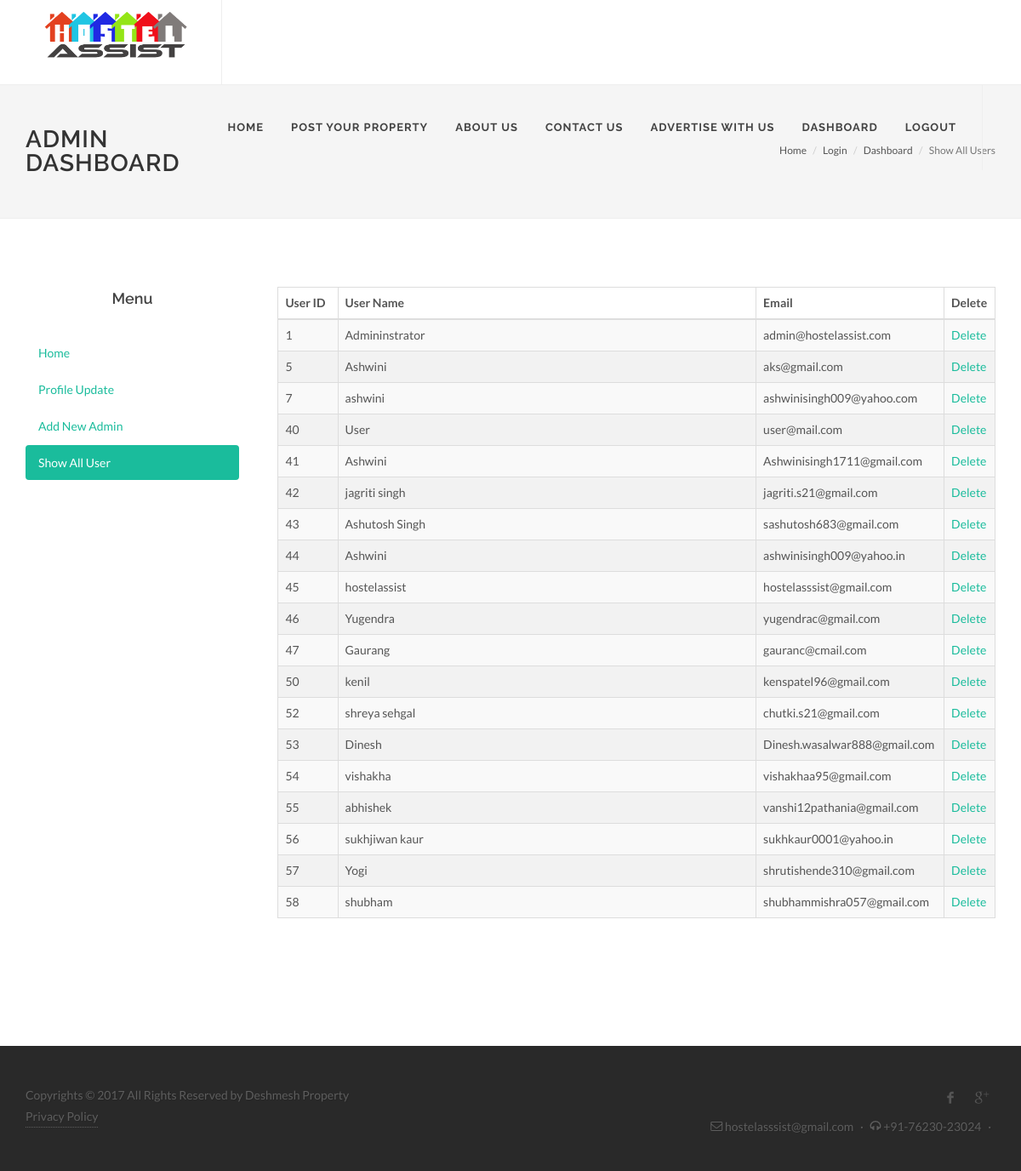
The page /show-all-users.php (signed in) on the database its author committed.
### tables this page shows
CREATE TABLE IF NOT EXISTS `users` (
  `id` int(10) unsigned NOT NULL AUTO_INCREMENT,
  `role_id` int(10) unsigned NOT NULL DEFAULT '2',
  `name` varchar(255) DEFAULT NULL,
  `email` varchar(255) NOT NULL,
  `mobile` varchar(25) NOT NULL,
  `password` varchar(255) NOT NULL,
  `status` tinyint(1) NOT NULL DEFAULT '1',
  `ver_code` varchar(200) DEFAULT NULL,
  `verified` int(2) NOT NULL DEFAULT '0',
  `created` datetime DEFAULT CURRENT_TIMESTAMP,
  `passwordreset` varchar(100) DEFAULT NULL,
  `modified` datetime DEFAULT CURRENT_TIMESTAMP ON UPDATE CURRENT_TIMESTAMP,
  PRIMARY KEY (`id`),
  UNIQUE KEY `email` (`email`),
  UNIQUE KEY `mobile` (`mobile`),
  KEY `role_id` (`role_id`)
);

### show-all-users.php (the view, shortened to what this page needs)
<?php require_once('header.php'); ?>
		<section id="page-title">
			<div class="container clearfix">
				<h1>Admin Dashboard</h1>
				<ol class="breadcrumb">
					<li><a href="#">Home</a></li>
					<li><a href="login-register.php">Login</a></li>
                                        <li><a href="admindashboard.php">Dashboard</a></li>
					<li class="active">Show All Users</li>
				</ol>
			</div>
		</section>
<?php
require 'databaseconfig.php';
try {
	$query = "SELECT id,name,email FROM users where status=1 ";
    $conn = new PDO("mysql:host=$servername;dbname=$dbname", $username, $password);
    $conn->setAttribute(PDO::ATTR_ERRMODE, PDO::ERRMODE_EXCEPTION);
    $stmt = $conn->prepare("$query");
    $stmt->execute();
    $row=$stmt->fetchAll();
    }
catch(PDOException $e) {
    echo "Error: " . $e->getMessage();
}
?>
		<section id="content">
			<div class="content-wrap">
				<div class="container clearfix">
					<div class="col_one_fourth">
					<h4 align="center">Menu</h4>
					<ul class="nav nav-pills nav-stacked" style="max-width: 300px;">
					<li ><a href="admindashboard.php">Home</a></li>
					<li><a href="update-admin-profile.php">Profile Update</a></li>
					<li><a href="add-new-admin.php">Add New Admin</a></li>
					<li class="active"><a href="show-all-users.php">Show All User</a></li>
					</ul>
					</div>
					<div class="col_three_fourth col_last">
					<div class="table-responsive">
							<table class="table table-bordered table-striped">
							  <colgroup>
								<col class="col-xs-1">
								<col class="col-xs-7">
							  </colgroup>
							  <thead>
								<tr>
								  <th>User ID</th>
								  <th>User Name</th>
								  <th>Email </th>
								  <th>Delete</th>
								</tr>
							  </thead>
							  <tbody>
							  <?php $counter=0 ?>
							  <?php foreach ($row as $key =>$value) : ?>
							  	<form method="post" action="edit.php">
							  <tr>
							  <td><?php echo $row[$counter][0];?></td>
							  <td><?php echo $row[$counter][1];?></td>
							  <td><?php echo $row[$counter][2];?></td>
							  <td><a href=<?php echo '"deleteuser.php?id='.$row[$counter][0].'"'; ?>>Delete</a></td>
									<?php $counter++;?>
							  </tr>
							  <?php  endforeach; ?>
							  </tbody>
							  </table>
					</div>
			</div>
				</div>
		</section>
		<?php require_once('footer.php'); ?>

### css/dark.css (style rules this page uses)
.dark .table-striped > tbody > tr:nth-child(odd) > td, .dark .table-striped > tbody > tr:nth-child(odd) > th, .table-striped > tbody > tr:nth-child(odd) { background-color: rgba(0,0,0,0.05); }

### rows shown on the page
users: id "1", name "Admininstrator", email "admin@hostelassist.com"
users: id "5", name "Ashwini", email "aks@gmail.com"
users: id "7", name "ashwini", email "ashwinisingh009@yahoo.com"
users: id "40", name "User", email "user@mail.com"
users: id "41", name "Ashwini", email "Ashwinisingh1711@gmail.com"
users: id "42", name "jagriti singh", email "jagriti.s21@gmail.com"
users: id "43", name "Ashutosh Singh", email "sashutosh683@gmail.com"
users: id "44", name "Ashwini", email "ashwinisingh009@yahoo.in"
users: id "45", name "hostelassist", email "hostelasssist@gmail.com"
users: id "46", name "Yugendra", email "yugendrac@gmail.com"
users: id "47", name "Gaurang", email "gauranc@cmail.com"
users: id "50", name "kenil", email "kenspatel96@gmail.com"
users: id "52", name "shreya sehgal", email "chutki.s21@gmail.com"
users: id "53", name "Dinesh", email "Dinesh.wasalwar888@gmail.com"
users: id "54", name "vishakha", email "vishakhaa95@gmail.com"
users: id "55", name "abhishek", email "vanshi12pathania@gmail.com"
users: id "56", name "sukhjiwan kaur", email "sukhkaur0001@yahoo.in"
users: id "57", name "Yogi", email "shrutishende310@gmail.com"
users: id "58", name "shubham", email "shubhammishra057@gmail.com"
